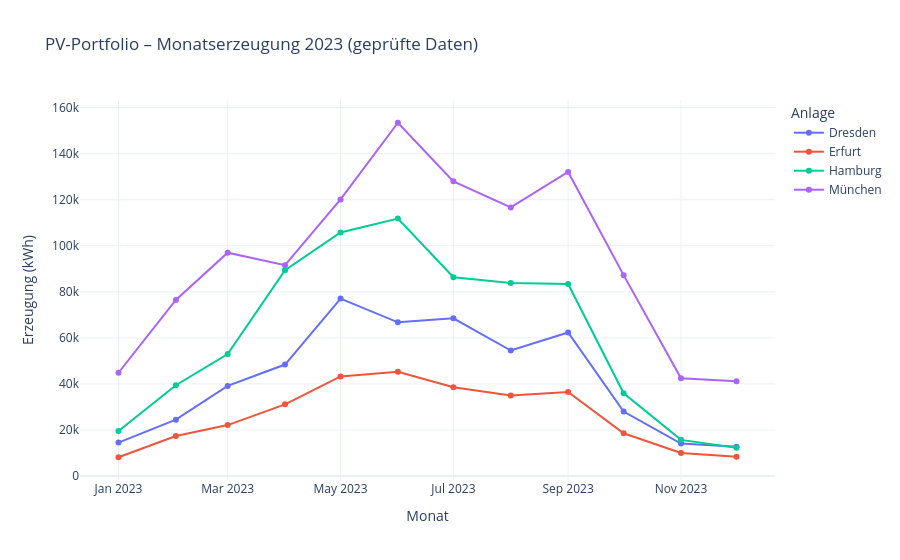

The cell this chart's notebook holds for it:
### Markdown cell above
## 7. Berichten
### 7.1 Portfolioübersicht

Monatliche Erzeugung aller Anlagen auf Basis der geprüften Daten.

### Code cell
fig_monat = px.line(monatsbericht, x="Monat", y="Energie_kWh", color="Standort", markers=True,
                    title=f"PV-Portfolio – Monatserzeugung {JAHR} (geprüfte Daten)",
                    labels={"Energie_kWh": "Erzeugung (kWh)", "Standort": "Anlage"})
fig_monat.update_layout(template="plotly_white")
fig_monat.show()

### Figure 1 — Plotly figure (JSON) as saved in the notebook; plotly's stock layout.template omitted (floating-point values rounded to 4 significant figures)
{"data": [{"hovertemplate": "Anlage=Dresden<br>Monat=%{x}<br>Erzeugung (kWh)=%{y}<extra></extra>", "legendgroup": "Dresden", "line": {"color": "#636efa", "dash": "solid"}, "marker": {"symbol": "circle"}, "mode": "lines+markers", "name": "Dresden", "orientation": "v", "showlegend": true, "type": "scatter", "x": ["2023-01", "2023-02", "2023-03", "2023-04", "2023-05", "2023-06", "2023-07", "2023-08", "2023-09", "2023-10", "2023-11", "2023-12"], "xaxis": "x", "y": [14520.0, 24460.0, 39120.0, 48410.0, 77060.0, 66740.0, 68500.0, 54510.0, 62320.0, 28010.0, 14070.0, 12690.0], "yaxis": "y"}, {"hovertemplate": "Anlage=Erfurt<br>Monat=%{x}<br>Erzeugung (kWh)=%{y}<extra></extra>", "legendgroup": "Erfurt", "line": {"color": "#EF553B", "dash": "solid"}, "marker": {"symbol": "circle"}, "mode": "lines+markers", "name": "Erfurt", "orientation": "v", "showlegend": true, "type": "scatter", "x": ["2023-01", "2023-02", "2023-03", "2023-04", "2023-05", "2023-06", "2023-07", "2023-08", "2023-09", "2023-10", "2023-11", "2023-12"], "xaxis": "x", "y": [8141.0, 17390.0, 22120.0, 31120.0, 43270.0, 45270.0, 38530.0, 34970.0, 36500.0, 18570.0, 9963.0, 8380.0], "yaxis": "y"}, {"hovertemplate": "Anlage=Hamburg<br>Monat=%{x}<br>Erzeugung (kWh)=%{y}<extra></extra>", "legendgroup": "Hamburg", "line": {"color": "#00cc96", "dash": "solid"}, "marker": {"symbol": "circle"}, "mode": "lines+markers", "name": "Hamburg", "orientation": "v", "showlegend": true, "type": "scatter", "x": ["2023-01", "2023-02", "2023-03", "2023-04", "2023-05", "2023-06", "2023-07", "2023-08", "2023-09", "2023-10", "2023-11", "2023-12"], "xaxis": "x", "y": [19520.0, 39440.0, 52970.0, 89410.0, 105700.0, 111800.0, 86360.0, 83790.0, 83420.0, 35950.0, 15690.0, 12240.0], "yaxis": "y"}, {"hovertemplate": "Anlage=München<br>Monat=%{x}<br>Erzeugung (kWh)=%{y}<extra></extra>", "legendgroup": "München", "line": {"color": "#ab63fa", "dash": "solid"}, "marker": {"symbol": "circle"}, "mode": "lines+markers", "name": "München", "orientation": "v", "showlegend": true, "type": "scatter", "x": ["2023-01", "2023-02", "2023-03", "2023-04", "2023-05", "2023-06", "2023-07", "2023-08", "2023-09", "2023-10", "2023-11", "2023-12"], "xaxis": "x", "y": [44840.0, 76480.0, 97000.0, 91590.0, 120100.0, 153400.0, 128000.0, 116700.0, 132000.0, 87240.0, 42470.0, 41150.0], "yaxis": "y"}], "layout": {"legend": {"title": {"text": "Anlage"}, "tracegroupgap": 0}, "title": {"text": "PV-Portfolio – Monatserzeugung 2023 (geprüfte Daten)"}, "xaxis": {"anchor": "y", "domain": [0, 1], "title": {"text": "Monat"}}, "yaxis": {"anchor": "x", "domain": [0, 1], "title": {"text": "Erzeugung (kWh)"}}}}
